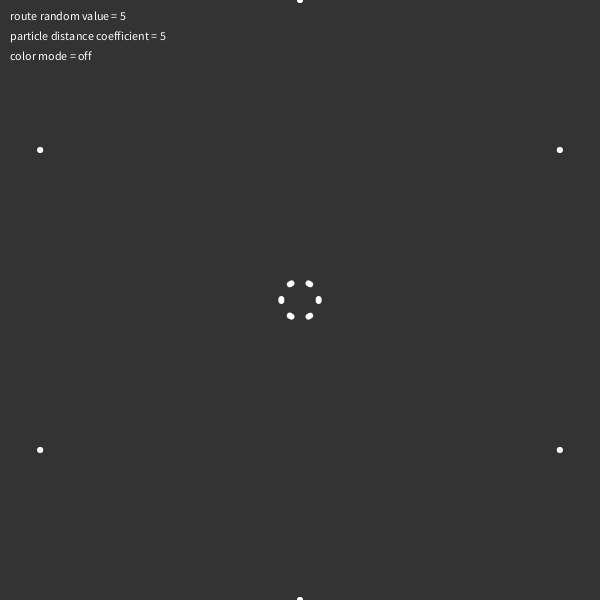
Frame 1 (no input)
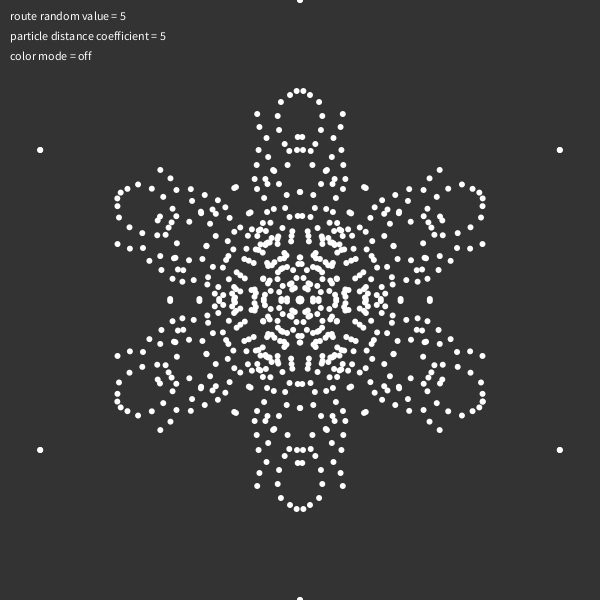
Frame 60 (the mouse pressed at the canvas centre just before this capture)
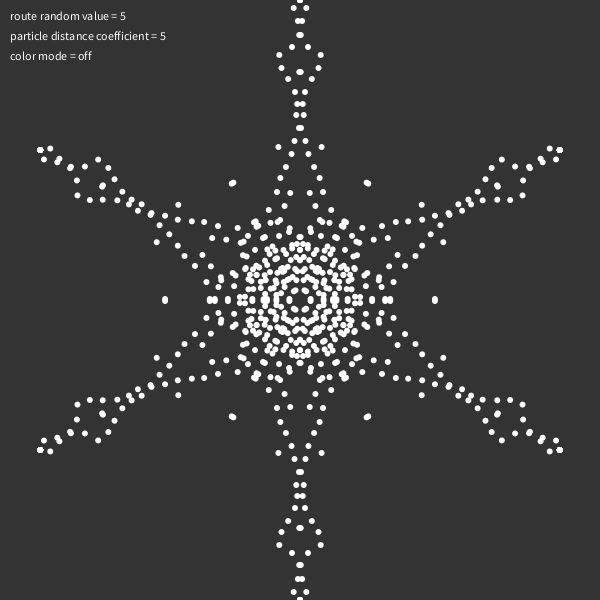
Frame 120 (the mouse held since frame 60 and released just before this capture)

The Processing sketch that drew these frames (run headless with seeded random() and noise(); from frame 60 on, the mouse is pressed at the canvas centre):

// Processing sketch: Brownian_Tree_Snowflake
// ── Brownian_Tree_Snowflake.pde
int route = 5;
int distCoef = 5;
boolean colorMode = false;

Particle current;
Snowlake snowflake;

void setup()
{
  size(600, 600);
  ellipseMode(RADIUS);
  colorMode(HSB);
  noStroke();
  current = new Particle(width/2, random(0, 10));
  snowflake = new Snowlake();
}

void draw()
{
  background(51);
  showText();
  translate(width/2, height/2);
  rotate(PI/6);
  
  while(!current.finished() && !current.intersects(snowflake.snowflake))
  {
    current.update(route);
  }
  current.show();

  if(current.finished() || current.intersects(snowflake.snowflake))
  {
    snowflake.add(current);
    current = new Particle(width/2, 0);
  }
  
  snowflake.show();
}

void mousePressed()
{
  snowflake.clear();
}

void keyPressed()
{
  if(key == 'q') ++route;
  else if(key == 'w') --route;
  else if(key == 'a') ++distCoef;
  else if(key == 's') --distCoef;
  else if(key == 'c') colorMode = !colorMode;
  
  route = constrain(route, 1, 10);
  distCoef = constrain(distCoef, 1, 10);
}

void showText()
{
  fill(255);
  text("route random value = " + route, 10, 20);  
  text("particle distance coefficient = " + distCoef, 10, 40);
  text("color mode = " + (colorMode ? "on" : "off"), 10, 60);
}

// ── Particle.pde
class Particle
{
  // FIELDS
  private float x;
  private float y;
  private float radius;
  // CONSTRUCTORS
  Particle(float x, float y)
  {
    this.x = x;
    this.y = y;
    this.radius = 3;
  }
  // METHODS
  void show()
  {
    if(colorMode)fill(map(x, 0, width,110, 300), 255, 255);
    else fill(255);
    ellipse(x, y, radius, radius);
  }
  void update(int route)
  {
    --x;    
    y += random(-route, route);
  }
  boolean finished()
  {
    return x < 0;
  }
  boolean intersects(ArrayList<Particle> snowflake)
  {
    for (Particle s : snowflake)
    {
      if(dist(s.x, s.y, x,y) < radius*distCoef) return true;
    }
    return false;
  }
}

// ── Snowflake.pde
class Snowlake
{
  // FIELDS
  private ArrayList<Particle> snowflake; 
  // CONSTRUCTORS
  Snowlake()
  {
    snowflake = new ArrayList<Particle>();
  }
  // METHODS
  void show()
  {
    // part of snowlake rotated 6 times
    for (int i = 0; i < 6; ++i)
    {
      rotate(PI/3);
      // an original particle
      current.show();
      for(Particle p : snowflake)
      {
        p.show();
      }
      // a particle mirrored on X axis
      pushMatrix();
      scale(1, -1);
      current.show();
      for(Particle p : snowflake)
      {
        p.show();
      }
      popMatrix();
    }
  }
  void add(Particle p)
  {
    snowflake.add(p);
  }
  void clear()
  {
    snowflake.clear();
  }
  
}
